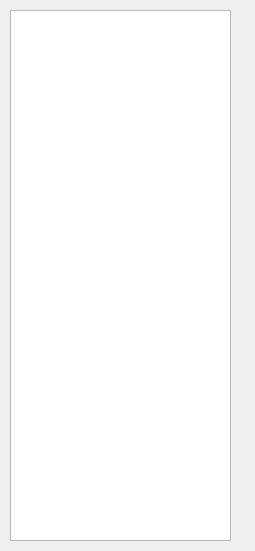
<?xml version="1.0" encoding="UTF-8"?>
<ui version="4.0">
 <class>Form</class>
 <widget class="QWidget" name="Form">
  <property name="geometry">
   <rect>
    <x>0</x>
    <y>0</y>
    <width>255</width>
    <height>551</height>
   </rect>
  </property>
  <property name="sizePolicy">
   <sizepolicy hsizetype="Preferred" vsizetype="Expanding">
    <horstretch>0</horstretch>
    <verstretch>0</verstretch>
   </sizepolicy>
  </property>
  <property name="windowTitle">
   <string>Form</string>
  </property>
  <widget class="QWidget" name="verticalLayoutWidget">
   <property name="geometry">
    <rect>
     <x>10</x>
     <y>10</y>
     <width>221</width>
     <height>531</height>
    </rect>
   </property>
   <layout class="QVBoxLayout" name="verticalLayout">
    <item>
     <widget class="QTreeView" name="Tree">
      <property name="selectionMode">
       <enum>QAbstractItemView::SingleSelection</enum>
      </property>
     </widget>
    </item>
   </layout>
  </widget>
 </widget>
 <resources/>
 <connections/>
</ui>
